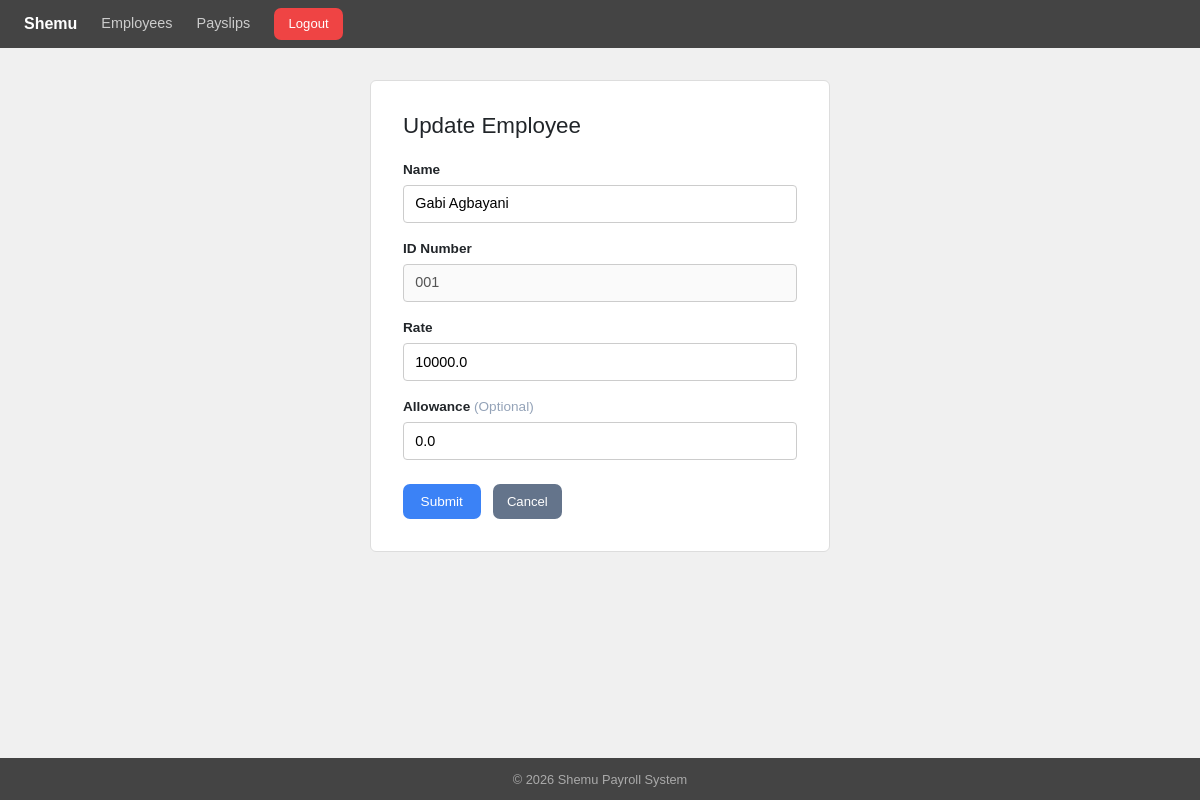
Screenshot of /employee/update/5/ (signed in) with the database file from the repository.
### payroll_app/models.py (models this page shows, shortened)
class Employee(models.Model):
    user = models.OneToOneField(User, on_delete=models.CASCADE)
    name = models.CharField(max_length=100)
    id_number = models.CharField(max_length=4, unique=True)
    rate = models.FloatField()
    overtime_pay = models.FloatField(null=True, blank=True)
    allowance = models.FloatField(null=True, blank=True)

### payroll_app/views.py (the view)
        def wrapper(request, *args, **kwargs):
            if not request.user.is_authenticated:
                return redirect('login')
            role = request.session.get('role')
            if role not in allowed_roles:
                return redirect('login')
            return view_func(request, *args, **kwargs)

### payroll_app/views.py (called while the page is built, shortened)
def role_required(allowed_roles=[]):
    def decorator(view_func):
        def wrapper(request, *args, **kwargs):
            if not request.user.is_authenticated:
                return redirect('login')
            role = request.session.get('role')
            if role not in allowed_roles:
                return redirect('login')
            return view_func(request, *args, **kwargs)
        return wrapper
    return decorator

@role_required(['admin'])
def update_employee(request, pk):
    employee = get_object_or_404(Employee, pk=pk)
    return render(request, 'payroll_app/update_employee.html', {'employee': employee})

### payroll_app/templates/payroll_app/update_employee.html (shortened to what this page needs)
{% extends 'payroll_app/base.html' %}
{% block content %}
<div class="form-card">
  <h2>Update Employee</h2>
<form method="post" action="{% url 'update_employee' employee.pk %}">
    <div class="form-group">
      <label for="id_name">Name</label>
      <input type="text" id="id_name" name="name" maxlength="100" pattern="[A-Za-z\s]+" value="{{employee.name}}" required>
    </div>
    <div class="form-group">
      <label for="id_id_number">ID Number</label>
      <input type="text" id="id_id_number" name="id_number" maxlength="50" pattern="[0-9]+" value="{{employee.id_number}}" disabled>
    </div>
    <div class="form-group">
      <label for="id_rate">Rate</label>
      <input type="number" id="id_rate" name="rate" min="0.01" step="0.01" value="{{employee.rate}}" required>
    </div>
    <div class="form-group">
      <label for="id_allowance">
        Allowance <span style="color:#94a3b8; font-weight:400;">(Optional)</span>
      </label>
      <input type="number" id="id_allowance" name="allowance" min="0.01" step="0.01" value="{{employee.allowance}}">
    </div>
    <div style="margin-top:1.5rem; display:flex; gap:.75rem;">
      <button type="submit" class="btn-shemu-primary">Submit</button>
      <a href="{% url 'employees' %}" class="btn-shemu-secondary">Cancel</a>
    </div>
  </form>
</div>
{% endblock %}

### payroll_app/templates/payroll_app/base.html (style rules this page uses)
body { background: #f0f0f0; font-family: Arial, sans-serif; min-height: 100vh; display: flex; flex-direction: column; }
.btn-shemu-primary { background: #3b82f6; color: #fff; border: none; padding: .45rem 1.1rem; border-radius: 7px; font-size: .85rem; cursor: pointer; text-decoration: none; display: inline-flex; align-items: center; gap: .35rem; }
.btn-shemu-secondary { background: #64748b; color: #fff; border: none; padding: .4rem .9rem; border-radius: 7px; font-size: .82rem; cursor: pointer; text-decoration: none; display: inline-flex; align-items: center; }
.form-card { background: #fff; border: 1px solid #ddd; border-radius: 6px; padding: 2rem; max-width: 460px; margin: 0 auto; }
.form-card h2 { font-size: 1.4rem; margin-bottom: 1.25rem; }
.form-group { margin-bottom: 1rem; }
.form-group label { display: block; font-size: .85rem; font-weight: 600; margin-bottom: .3rem; }
.form-group input, .form-group select { width: 100%; padding: .45rem .7rem; border: 1px solid #ccc; border-radius: 4px; font-size: .9rem; }

### rows the page displays
Employee: name "Gabi Agbayani", id_number "001", rate "10000.0", allowance "0.0"
